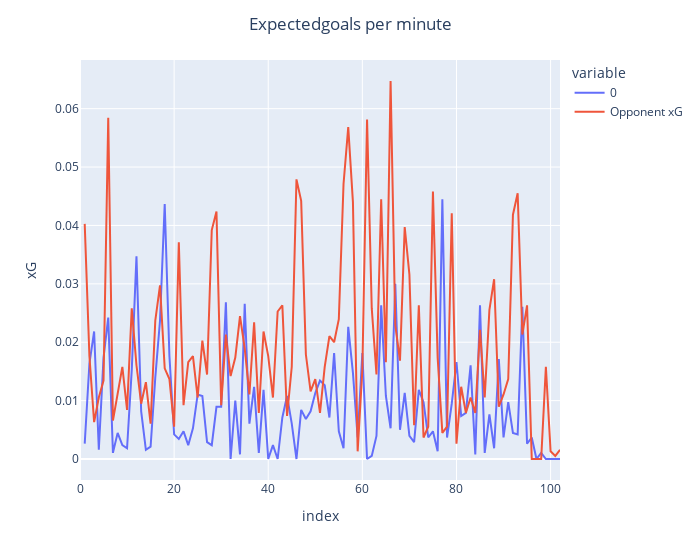

Here is the notebook cell this chart was saved with:
### Code cell
fig_xg_homexg_complete_game_all_bpse = px.line(
    dfxg_homexg_complete_game_all_bps.clip(lower=0).mean(),
    width=widthfig,
).update_traces(textposition='top center', selector={'type': 'scatter'}).update_traces(
    marker=dict(color='green'), selector={'type': 'histogram'}
)
fig_xg_homexg_complete_game_all_bpse.add_scatter(y=dfxg_awayxg_complete_game_all_bps.clip(lower=0).mean(), mode='lines', name='Opponent xG')
fig_xg_homexg_complete_game_all_bpse.update_layout(
    title_text='Expectedgoals per minute', title_x=0.5,
    yaxis=dict(
        title="xG"
    ))
fig_xg_homexg_complete_game_all_bpse.update_yaxes(range=[0, dfxg_awayxg_complete_game_all_bps.mean()+0.02])
